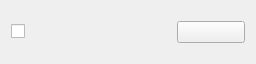
<?xml version="1.0" encoding="UTF-8"?>
<ui version="4.0">
 <class>ModItem</class>
 <widget class="QWidget" name="ModItem">
  <property name="geometry">
   <rect>
    <x>0</x>
    <y>0</y>
    <width>256</width>
    <height>64</height>
   </rect>
  </property>
  <property name="windowTitle">
   <string>Mod</string>
  </property>
  <layout class="QGridLayout" name="gl_main">
   <property name="topMargin">
    <number>0</number>
   </property>
   <property name="bottomMargin">
    <number>0</number>
   </property>
   <item row="0" column="1" rowspan="2">
    <widget class="QLabel" name="l_icon">
     <property name="minimumSize">
      <size>
       <width>64</width>
       <height>64</height>
      </size>
     </property>
     <property name="maximumSize">
      <size>
       <width>64</width>
       <height>64</height>
      </size>
     </property>
     <property name="text">
      <string/>
     </property>
    </widget>
   </item>
   <item row="1" column="2">
    <widget class="QLabel" name="l_info">
     <property name="text">
      <string/>
     </property>
     <property name="wordWrap">
      <bool>true</bool>
     </property>
    </widget>
   </item>
   <item row="0" column="2">
    <widget class="QLabel" name="l_modname">
     <property name="font">
      <font>
       <weight>75</weight>
       <bold>true</bold>
      </font>
     </property>
     <property name="text">
      <string/>
     </property>
     <property name="wordWrap">
      <bool>true</bool>
     </property>
    </widget>
   </item>
   <item row="0" column="3" rowspan="2">
    <widget class="TransparentToolButton" name="pb_url">
     <property name="minimumSize">
      <size>
       <width>0</width>
       <height>0</height>
      </size>
     </property>
     <property name="maximumSize">
      <size>
       <width>16777215</width>
       <height>16777215</height>
      </size>
     </property>
     <property name="text">
      <string/>
     </property>
    </widget>
   </item>
   <item row="0" column="0" rowspan="2">
    <widget class="CheckBox" name="cb_modenabled">
     <property name="maximumSize">
      <size>
       <width>16</width>
       <height>16777215</height>
      </size>
     </property>
     <property name="text">
      <string/>
     </property>
     <property name="tristate">
      <bool>false</bool>
     </property>
    </widget>
   </item>
  </layout>
 </widget>
 <customwidgets>
  <customwidget>
   <class>CheckBox</class>
   <extends>QCheckBox</extends>
   <header>qfluentwidgets</header>
  </customwidget>
  <customwidget>
   <class>TransparentToolButton</class>
   <extends>QPushButton</extends>
   <header>qfluentwidgets</header>
  </customwidget>
 </customwidgets>
 <resources/>
 <connections/>
</ui>
